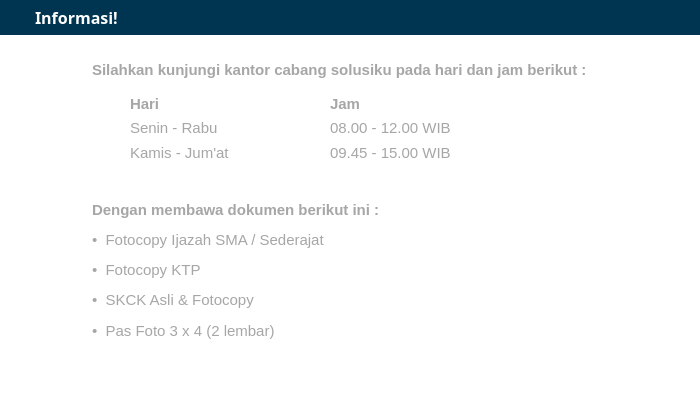
<?xml version="1.0" encoding="UTF-8"?>
<ui version="4.0">
 <class>dialog_InfoKunjungan</class>
 <widget class="QDialog" name="dialog_InfoKunjungan">
  <property name="geometry">
   <rect>
    <x>0</x>
    <y>0</y>
    <width>700</width>
    <height>397</height>
   </rect>
  </property>
  <property name="windowTitle">
   <string>Informasi</string>
  </property>
  <property name="windowIcon">
   <iconset resource="../Resources_rc/resources.qrc">
    <normaloff>:/LogoAndWindowsIcon/Aset/LogoIconSolusiku-final.png</normaloff>:/LogoAndWindowsIcon/Aset/LogoIconSolusiku-final.png</iconset>
  </property>
  <widget class="QLabel" name="label">
   <property name="geometry">
    <rect>
     <x>0</x>
     <y>0</y>
     <width>700</width>
     <height>35</height>
    </rect>
   </property>
   <property name="styleSheet">
    <string notr="true">background-color: rgb(0, 53, 81);</string>
   </property>
   <property name="text">
    <string/>
   </property>
  </widget>
  <widget class="QLabel" name="label_4">
   <property name="geometry">
    <rect>
     <x>35</x>
     <y>7</y>
     <width>111</width>
     <height>21</height>
    </rect>
   </property>
   <property name="font">
    <font>
     <family>Montaser Arabic</family>
     <pointsize>12</pointsize>
     <weight>75</weight>
     <bold>true</bold>
    </font>
   </property>
   <property name="styleSheet">
    <string notr="true">font-family:Montaser Arabic;
color:#ffffff;
font-weight: bold;
</string>
   </property>
   <property name="text">
    <string>Informasi!</string>
   </property>
  </widget>
  <widget class="QLabel" name="label_2">
   <property name="geometry">
    <rect>
     <x>92</x>
     <y>60</y>
     <width>501</width>
     <height>20</height>
    </rect>
   </property>
   <property name="font">
    <font>
     <family>Nirmala UI</family>
     <pointsize>11</pointsize>
     <weight>75</weight>
     <bold>true</bold>
    </font>
   </property>
   <property name="styleSheet">
    <string notr="true">color : #a6a6a6;
background-color: transparent;</string>
   </property>
   <property name="text">
    <string>Silahkan kunjungi kantor cabang solusiku pada hari dan jam berikut :</string>
   </property>
  </widget>
  <widget class="QLabel" name="bg_dialog">
   <property name="geometry">
    <rect>
     <x>0</x>
     <y>35</y>
     <width>700</width>
     <height>362</height>
    </rect>
   </property>
   <property name="styleSheet">
    <string notr="true">background-color: white;</string>
   </property>
   <property name="text">
    <string/>
   </property>
  </widget>
  <widget class="QLabel" name="label_3">
   <property name="geometry">
    <rect>
     <x>130</x>
     <y>94</y>
     <width>41</width>
     <height>20</height>
    </rect>
   </property>
   <property name="font">
    <font>
     <family>Nirmala UI</family>
     <pointsize>11</pointsize>
     <weight>75</weight>
     <bold>true</bold>
    </font>
   </property>
   <property name="styleSheet">
    <string notr="true">color : #a6a6a6;
background-color: transparent;</string>
   </property>
   <property name="text">
    <string>Hari</string>
   </property>
  </widget>
  <widget class="QLabel" name="label_5">
   <property name="geometry">
    <rect>
     <x>330</x>
     <y>94</y>
     <width>41</width>
     <height>20</height>
    </rect>
   </property>
   <property name="font">
    <font>
     <family>Nirmala UI</family>
     <pointsize>11</pointsize>
     <weight>75</weight>
     <bold>true</bold>
    </font>
   </property>
   <property name="styleSheet">
    <string notr="true">color : #a6a6a6;
background-color: transparent;</string>
   </property>
   <property name="text">
    <string>Jam</string>
   </property>
  </widget>
  <widget class="QLabel" name="label_6">
   <property name="geometry">
    <rect>
     <x>130</x>
     <y>118</y>
     <width>121</width>
     <height>20</height>
    </rect>
   </property>
   <property name="font">
    <font>
     <family>Nirmala UI</family>
     <pointsize>11</pointsize>
     <weight>50</weight>
     <bold>false</bold>
    </font>
   </property>
   <property name="styleSheet">
    <string notr="true">color : #a6a6a6;
background-color: transparent;</string>
   </property>
   <property name="text">
    <string>Senin - Rabu</string>
   </property>
  </widget>
  <widget class="QLabel" name="label_7">
   <property name="geometry">
    <rect>
     <x>130</x>
     <y>143</y>
     <width>121</width>
     <height>20</height>
    </rect>
   </property>
   <property name="font">
    <font>
     <family>Nirmala UI</family>
     <pointsize>11</pointsize>
     <weight>50</weight>
     <bold>false</bold>
    </font>
   </property>
   <property name="styleSheet">
    <string notr="true">color : #a6a6a6;
background-color: transparent;</string>
   </property>
   <property name="text">
    <string>Kamis - Jum'at</string>
   </property>
  </widget>
  <widget class="QLabel" name="label_8">
   <property name="geometry">
    <rect>
     <x>330</x>
     <y>118</y>
     <width>121</width>
     <height>20</height>
    </rect>
   </property>
   <property name="font">
    <font>
     <family>Nirmala UI</family>
     <pointsize>11</pointsize>
     <weight>50</weight>
     <bold>false</bold>
    </font>
   </property>
   <property name="styleSheet">
    <string notr="true">color : #a6a6a6;
background-color: transparent;</string>
   </property>
   <property name="text">
    <string>08.00 - 12.00 WIB</string>
   </property>
  </widget>
  <widget class="QLabel" name="label_9">
   <property name="geometry">
    <rect>
     <x>330</x>
     <y>143</y>
     <width>121</width>
     <height>20</height>
    </rect>
   </property>
   <property name="font">
    <font>
     <family>Nirmala UI</family>
     <pointsize>11</pointsize>
     <weight>50</weight>
     <bold>false</bold>
    </font>
   </property>
   <property name="styleSheet">
    <string notr="true">color : #a6a6a6;
background-color: transparent;</string>
   </property>
   <property name="text">
    <string>09.45 - 15.00 WIB</string>
   </property>
  </widget>
  <widget class="QLabel" name="label_10">
   <property name="geometry">
    <rect>
     <x>92</x>
     <y>200</y>
     <width>311</width>
     <height>20</height>
    </rect>
   </property>
   <property name="font">
    <font>
     <family>Nirmala UI</family>
     <pointsize>11</pointsize>
     <weight>75</weight>
     <bold>true</bold>
    </font>
   </property>
   <property name="styleSheet">
    <string notr="true">color : #a6a6a6;
background-color: transparent;</string>
   </property>
   <property name="text">
    <string>Dengan membawa dokumen berikut ini :</string>
   </property>
  </widget>
  <widget class="QLabel" name="label_11">
   <property name="geometry">
    <rect>
     <x>92</x>
     <y>230</y>
     <width>261</width>
     <height>20</height>
    </rect>
   </property>
   <property name="font">
    <font>
     <family>Nirmala UI</family>
     <pointsize>11</pointsize>
     <weight>50</weight>
     <bold>false</bold>
    </font>
   </property>
   <property name="styleSheet">
    <string notr="true">color : #a6a6a6;
background-color: transparent;</string>
   </property>
   <property name="text">
    <string>•  Fotocopy Ijazah SMA / Sederajat</string>
   </property>
  </widget>
  <widget class="QLabel" name="label_12">
   <property name="geometry">
    <rect>
     <x>410</x>
     <y>397</y>
     <width>261</width>
     <height>20</height>
    </rect>
   </property>
   <property name="font">
    <font>
     <family>Nirmala UI</family>
     <pointsize>11</pointsize>
     <weight>50</weight>
     <bold>false</bold>
    </font>
   </property>
   <property name="styleSheet">
    <string notr="true">color : #a6a6a6;
background-color: transparent;</string>
   </property>
   <property name="text">
    <string>•  Fotocopy Ijazah SMA / Sederajat</string>
   </property>
  </widget>
  <widget class="QLabel" name="label_13">
   <property name="geometry">
    <rect>
     <x>92</x>
     <y>260</y>
     <width>261</width>
     <height>20</height>
    </rect>
   </property>
   <property name="font">
    <font>
     <family>Nirmala UI</family>
     <pointsize>11</pointsize>
     <weight>50</weight>
     <bold>false</bold>
    </font>
   </property>
   <property name="styleSheet">
    <string notr="true">color : #a6a6a6;
background-color: transparent;</string>
   </property>
   <property name="text">
    <string>•  Fotocopy KTP</string>
   </property>
  </widget>
  <widget class="QLabel" name="label_14">
   <property name="geometry">
    <rect>
     <x>92</x>
     <y>290</y>
     <width>261</width>
     <height>20</height>
    </rect>
   </property>
   <property name="font">
    <font>
     <family>Nirmala UI</family>
     <pointsize>11</pointsize>
     <weight>50</weight>
     <bold>false</bold>
    </font>
   </property>
   <property name="styleSheet">
    <string notr="true">color : #a6a6a6;
background-color: transparent;</string>
   </property>
   <property name="text">
    <string>•  SKCK Asli &amp; Fotocopy</string>
   </property>
  </widget>
  <widget class="QLabel" name="label_15">
   <property name="geometry">
    <rect>
     <x>92</x>
     <y>321</y>
     <width>261</width>
     <height>20</height>
    </rect>
   </property>
   <property name="font">
    <font>
     <family>Nirmala UI</family>
     <pointsize>11</pointsize>
     <weight>50</weight>
     <bold>false</bold>
    </font>
   </property>
   <property name="styleSheet">
    <string notr="true">color : #a6a6a6;
background-color: transparent;</string>
   </property>
   <property name="text">
    <string>•  Pas Foto 3 x 4 (2 lembar)</string>
   </property>
  </widget>
  <zorder>bg_dialog</zorder>
  <zorder>label</zorder>
  <zorder>label_4</zorder>
  <zorder>label_2</zorder>
  <zorder>label_3</zorder>
  <zorder>label_5</zorder>
  <zorder>label_6</zorder>
  <zorder>label_7</zorder>
  <zorder>label_8</zorder>
  <zorder>label_9</zorder>
  <zorder>label_10</zorder>
  <zorder>label_11</zorder>
  <zorder>label_12</zorder>
  <zorder>label_13</zorder>
  <zorder>label_14</zorder>
  <zorder>label_15</zorder>
 </widget>
 <resources>
  <include location="../Resources_rc/resources.qrc"/>
 </resources>
 <connections/>
</ui>
